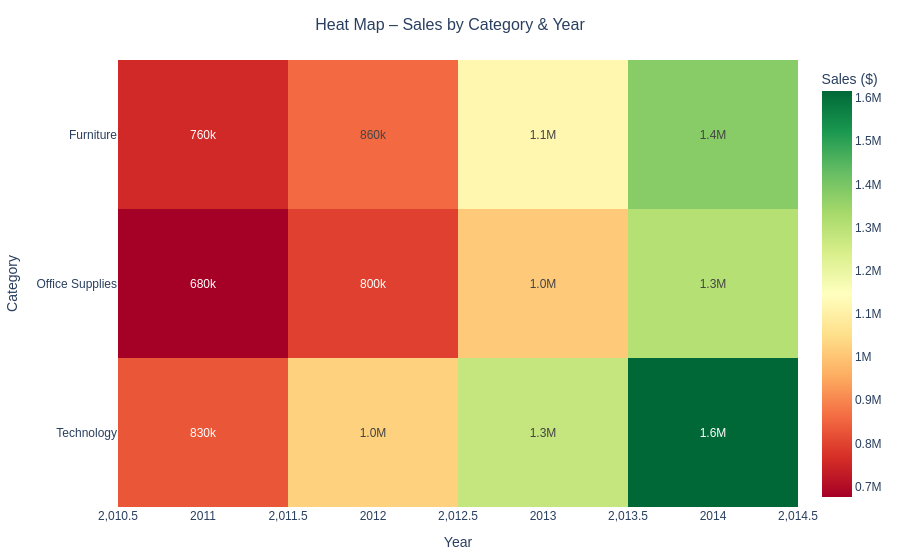

The cell this chart's notebook holds for it:
### Code cell
#CHART 3: HEAT MAP – Sales by Category × Year

pivot = df.pivot_table(
    index="Category",
    columns="Year",
    values="Sales",
    aggfunc="sum"
)

fig_heat = px.imshow(
    pivot,
    color_continuous_scale="RdYlGn",
    text_auto=".2s",
    aspect="auto",
    labels=dict(x="Year", y="Category", color="Sales ($)"),
)
fig_heat.update_traces(
    hovertemplate=(
        "<b>Category:</b> %{y}<br>"
        "<b>Year:</b> %{x}<br>"
        "<b>Sales:</b> $%{z:,.0f}<extra></extra>"
    )
)
fig_heat = style(fig_heat, "Heat Map – Sales by Category & Year")
fig_heat.show()

### Figure 1 — Plotly figure (JSON) as saved in the notebook; plotly's stock layout.template omitted (floating-point values rounded to 4 significant figures)
{"data": [{"coloraxis": "coloraxis", "hovertemplate": "<b>Category:</b> %{y}<br><b>Year:</b> %{x}<br><b>Sales:</b> $%{z:,.0f}<extra></extra>", "name": "0", "texttemplate": "%{z:.2s}", "type": "heatmap", "x": [2011, 2012, 2013, 2014], "xaxis": "x", "y": ["Furniture", "Office Supplies", "Technology"], "yaxis": "y", "z": [[756200.0, 858900.0, 1118000.0, 1378000.0], [675600.0, 795100.0, 1011000.0, 1306000.0], [827700.0, 1023000.0, 1277000.0, 1616000.0]]}], "layout": {"coloraxis": {"colorbar": {"title": {"text": "Sales ($)"}}, "colorscale": [[0, "rgb(165,0,38)"], [0.1, "rgb(215,48,39)"], [0.2, "rgb(244,109,67)"], [0.3, "rgb(253,174,97)"], [0.4, "rgb(254,224,139)"], [0.5, "rgb(255,255,191)"], [0.6, "rgb(217,239,139)"], [0.7, "rgb(166,217,106)"], [0.8, "rgb(102,189,99)"], [0.9, "rgb(26,152,80)"], [1, "rgb(0,104,55)"]]}, "font": {"family": "Arial"}, "hovermode": "closest", "margin": {"b": 40, "l": 40, "r": 40, "t": 60}, "paper_bgcolor": "white", "plot_bgcolor": "#f9fafb", "title": {"font": {"size": 16}, "text": "Heat Map – Sales by Category & Year", "x": 0.5, "xanchor": "center"}, "xaxis": {"anchor": "y", "domain": [0, 1], "title": {"text": "Year"}}, "yaxis": {"anchor": "x", "autorange": "reversed", "domain": [0, 1], "title": {"text": "Category"}}}}
